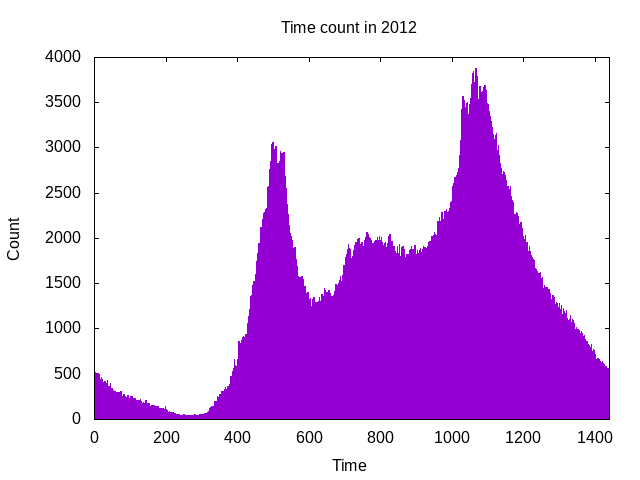

Write the gnuplot code that produced this figure.
set terminal pdf
set output "./timedata/timedata-2012.png"
set style data histogram
set style histogram clustered gap 0.05
set style fill solid 0.9 border
set title "Time count in 2012"
set xrange [0: 1440]
set xlabel "Time"
set ylabel "Count"
plot "./timedata/timedata-2012.dat" using 2 title ""
